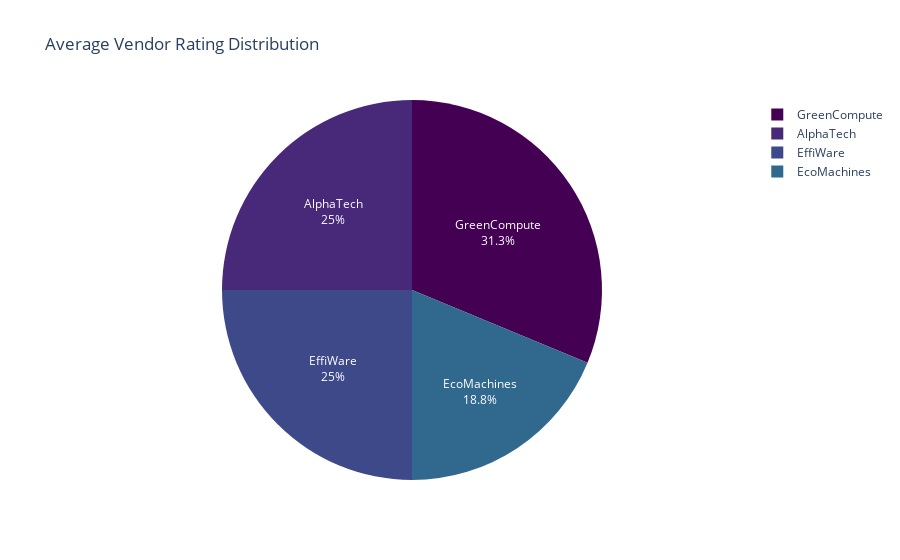

The cell this chart's notebook holds for it:
### Code cell
# 8. Vendor Rating Distribution with respect to vendor name

# Aggregate vendor ratings
vendor_rating_avg = vendor_df.groupby('Vendor_Name')['Vendor_Rating'].mean().reset_index()

# Create interactive pie chart
fig = px.pie(
    vendor_rating_avg,
    names='Vendor_Name',
    values='Vendor_Rating',
    title='Average Vendor Rating Distribution',
    color_discrete_sequence=px.colors.sequential.Viridis
)

# Optional: Customize hover template
fig.update_traces(
    textinfo='percent+label',
    hovertemplate='<b>%{label}</b><br>Rating Share: %{percent}<br>Avg Rating: %{value:.2f}'
)

# Show the chart
fig.show()

### Figure 1 — Plotly figure (JSON) as saved in the notebook; plotly's stock layout.template omitted (floating-point values rounded to 4 significant figures)
{"data": [{"domain": {"x": [0, 1], "y": [0, 1]}, "hovertemplate": "<b>%{label}</b><br>Rating Share: %{percent}<br>Avg Rating: %{value:.2f}", "labels": ["AlphaTech", "EcoMachines", "EffiWare", "GreenCompute"], "legendgroup": "", "name": "", "showlegend": true, "textinfo": "percent+label", "type": "pie", "values": [4, 3, 4, 5]}], "layout": {"legend": {"tracegroupgap": 0}, "piecolorway": ["#440154", "#482878", "#3e4989", "#31688e", "#26828e", "#1f9e89", "#35b779", "#6ece58", "#b5de2b", "#fde725"], "title": {"text": "Average Vendor Rating Distribution"}}}
